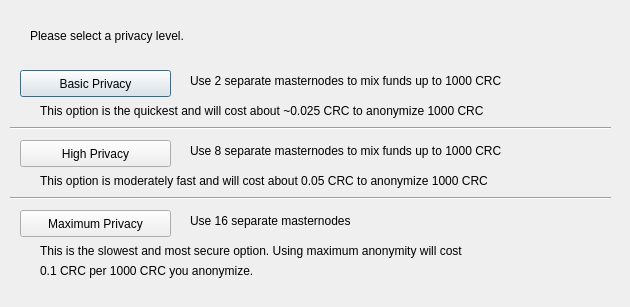
<?xml version="1.0" encoding="UTF-8"?>
<ui version="4.0">
 <class>DarksendConfig</class>
 <widget class="QDialog" name="DarksendConfig">
  <property name="geometry">
   <rect>
    <x>0</x>
    <y>0</y>
    <width>630</width>
    <height>307</height>
   </rect>
  </property>
  <property name="windowTitle">
   <string>Configure PrivateSend</string>
  </property>
  <widget class="QPushButton" name="buttonBasic">
   <property name="geometry">
    <rect>
     <x>20</x>
     <y>70</y>
     <width>151</width>
     <height>27</height>
    </rect>
   </property>
   <property name="text">
    <string>Basic Privacy</string>
   </property>
  </widget>
  <widget class="QPushButton" name="buttonHigh">
   <property name="geometry">
    <rect>
     <x>20</x>
     <y>140</y>
     <width>151</width>
     <height>27</height>
    </rect>
   </property>
   <property name="text">
    <string>High Privacy</string>
   </property>
  </widget>
  <widget class="QPushButton" name="buttonMax">
   <property name="geometry">
    <rect>
     <x>20</x>
     <y>210</y>
     <width>151</width>
     <height>27</height>
    </rect>
   </property>
   <property name="text">
    <string>Maximum Privacy</string>
   </property>
  </widget>
  <widget class="QLabel" name="label">
   <property name="geometry">
    <rect>
     <x>30</x>
     <y>20</y>
     <width>571</width>
     <height>31</height>
    </rect>
   </property>
   <property name="text">
    <string>Please select a privacy level.</string>
   </property>
  </widget>
  <widget class="QLabel" name="label_2">
   <property name="geometry">
    <rect>
     <x>190</x>
     <y>70</y>
     <width>421</width>
     <height>21</height>
    </rect>
   </property>
   <property name="text">
    <string>Use 2 separate masternodes to mix funds up to 1000 CRC</string>
   </property>
  </widget>
  <widget class="QLabel" name="label_3">
   <property name="geometry">
    <rect>
     <x>190</x>
     <y>140</y>
     <width>411</width>
     <height>21</height>
    </rect>
   </property>
   <property name="text">
    <string>Use 8 separate masternodes to mix funds up to 1000 CRC</string>
   </property>
  </widget>
  <widget class="QLabel" name="label_4">
   <property name="geometry">
    <rect>
     <x>190</x>
     <y>210</y>
     <width>421</width>
     <height>21</height>
    </rect>
   </property>
   <property name="text">
    <string>Use 16 separate masternodes</string>
   </property>
  </widget>
  <widget class="QLabel" name="label_6">
   <property name="geometry">
    <rect>
     <x>40</x>
     <y>100</y>
     <width>561</width>
     <height>21</height>
    </rect>
   </property>
   <property name="text">
    <string>This option is the quickest and will cost about ~0.025 CRC to anonymize 1000 CRC</string>
   </property>
  </widget>
  <widget class="QLabel" name="label_7">
   <property name="geometry">
    <rect>
     <x>40</x>
     <y>170</y>
     <width>561</width>
     <height>21</height>
    </rect>
   </property>
   <property name="text">
    <string>This option is moderately fast and will cost about 0.05 CRC to anonymize 1000 CRC</string>
   </property>
  </widget>
  <widget class="QLabel" name="label_8">
   <property name="geometry">
    <rect>
     <x>40</x>
     <y>240</y>
     <width>561</width>
     <height>21</height>
    </rect>
   </property>
   <property name="text">
    <string>This is the slowest and most secure option. Using maximum anonymity will cost</string>
   </property>
  </widget>
  <widget class="QLabel" name="label_9">
   <property name="geometry">
    <rect>
     <x>40</x>
     <y>260</y>
     <width>561</width>
     <height>21</height>
    </rect>
   </property>
   <property name="text">
    <string>0.1 CRC per 1000 CRC you anonymize.</string>
   </property>
  </widget>
  <widget class="Line" name="line">
   <property name="geometry">
    <rect>
     <x>10</x>
     <y>120</y>
     <width>601</width>
     <height>16</height>
    </rect>
   </property>
   <property name="orientation">
    <enum>Qt::Horizontal</enum>
   </property>
  </widget>
  <widget class="Line" name="line_2">
   <property name="geometry">
    <rect>
     <x>10</x>
     <y>190</y>
     <width>601</width>
     <height>16</height>
    </rect>
   </property>
   <property name="orientation">
    <enum>Qt::Horizontal</enum>
   </property>
  </widget>
 </widget>
 <resources/>
 <connections/>
</ui>
